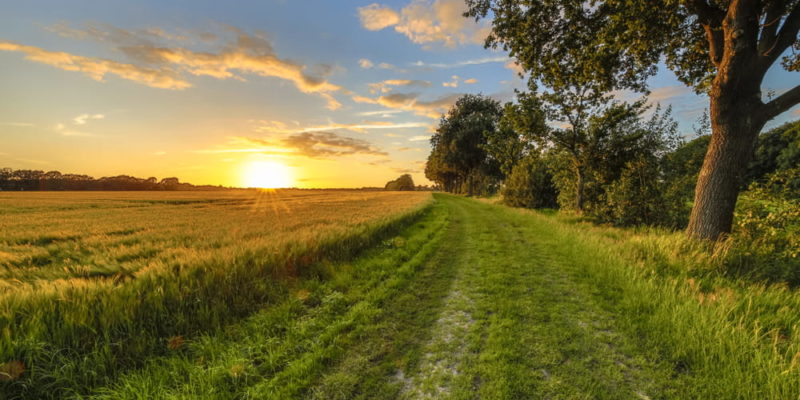
#> input picture CLASE3/IMAGENGG.jpg, 800 x 400 px, found by its file name
$ python codigo4.py
#> lines starting #> are read from the running program, lines starting #| are printed output that depends on the picture
"""proc. de imagenes"""
import  numpy as np
from matplotlib import pyplot as plt
import cv2
img=cv2.imread("C:\\Users\\LENOVO\\Desktop\\CLASES PYTHON\\clase3\\IMAGENGG.jpg")
#> img is the input picture: shape (400, 800, 3); mean B, G, R 60.8, 108.9, 117.1
#convertir a escala grises
grises=cv2.cvtColor(img, cv2.COLOR_RGB2GRAY)
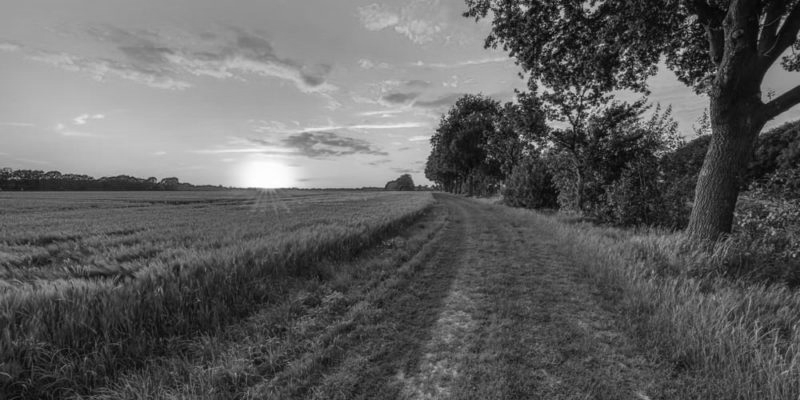
#> grises: shape (400, 800); min 1, max 254, mean 95.4
#determinar su histograma
histo=cv2.calcHist([grises],[0],None,[256],[0,256])
#> histo = 256 values, max 3055 at index 65, min 0 at index 0, mean 1250
grises2=grises+50
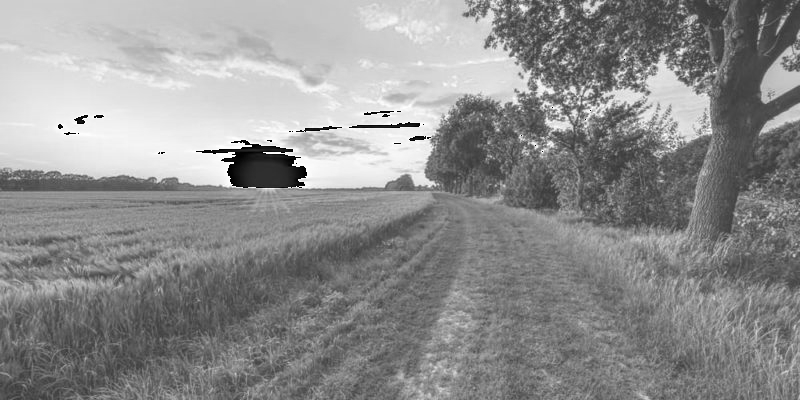
#> grises2: shape (400, 800); min 0, max 255, mean 142.6
histo2=cv2.calcHist([grises],[0],None,[256],[0,256])
#> histo2 has the same summary as histo
cv2.imshow("imagen gray1:", grises)
cv2.imshow("imagen gray 2", grises2)
cv2.waitKey(0)
#PLOTEAT HISTOGRAMA
plt.subplot(121)
plt.plot(histo)
plt.title("histograma 1")
plt.xlabel("nivel de intensidad")
plt.ylabel("numero de pixeles")
#------------
plt.subplot(122)
plt.plot(histo2)
plt.title("histograma 2")
plt.plot(histo2)
plt.title("histograma 2")
plt.xlabel("inten")
plt.ylabel("pixeles")
plt.show()
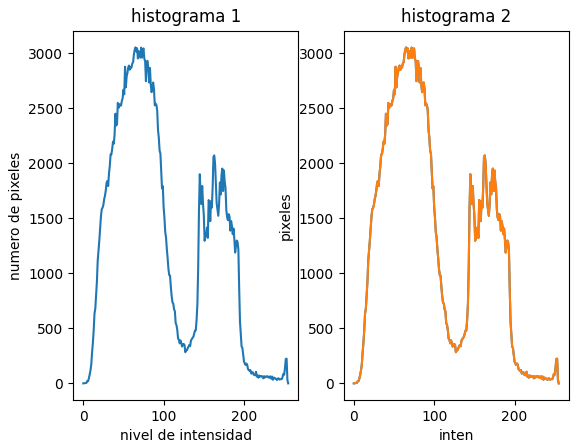
#> figure drawn by matplotlib, 2 panels; panel 1: curve peaks at x = 65, y = 3055; panel 2: curve peaks at x = 65, y = 3055; panel 2: curve peaks at x = 65, y = 3055
